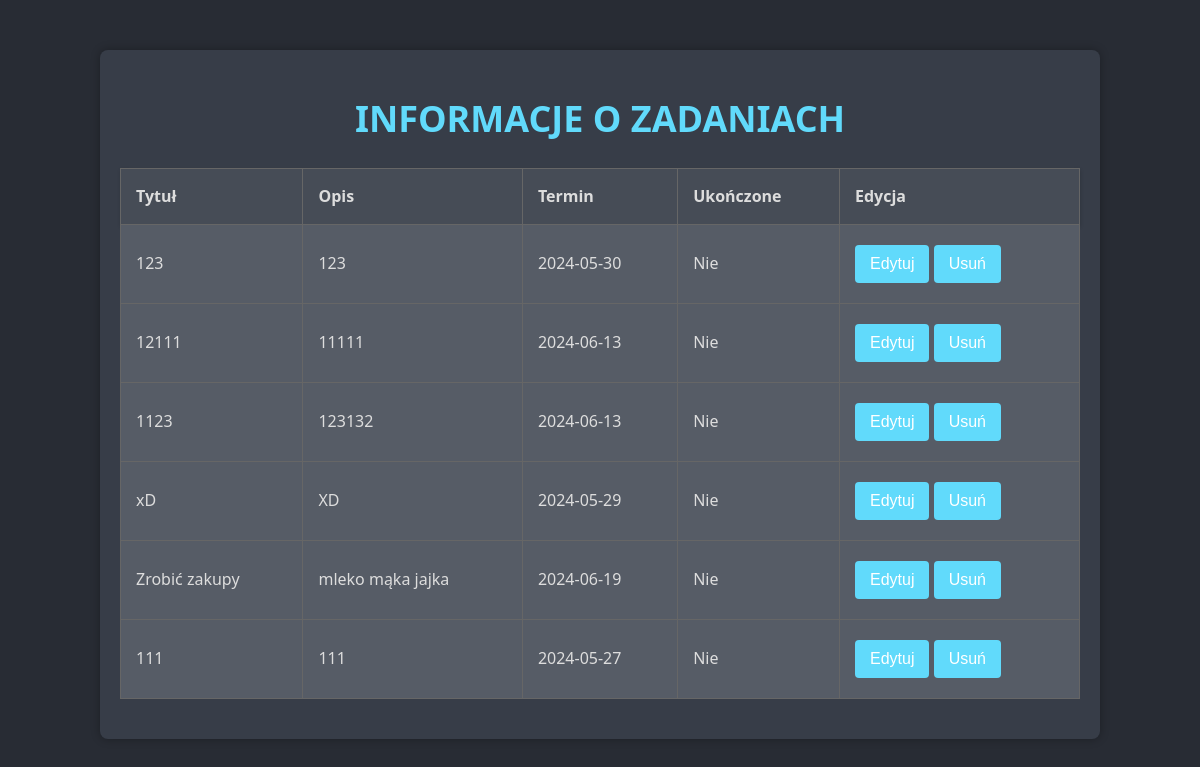
Page /task_info (signed in) on the earlier database version.
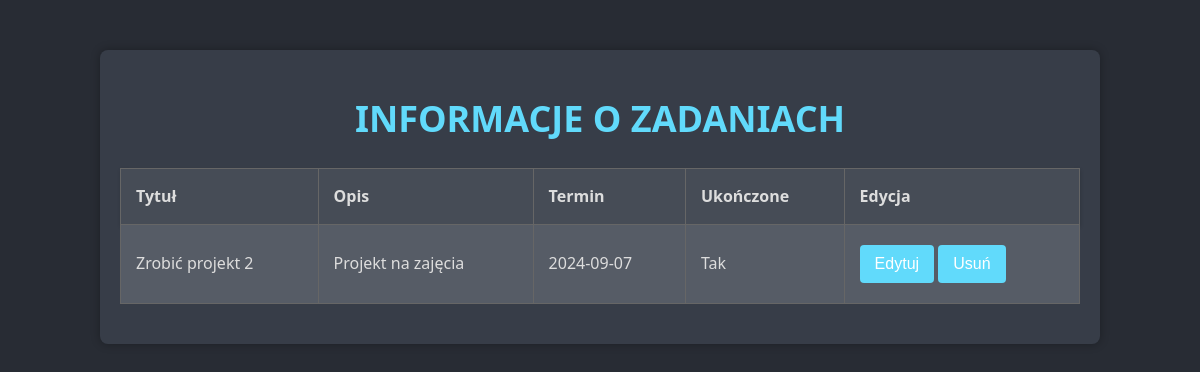
Same page on the later database version.
### tables this page shows
CREATE TABLE tasks (
                    id INTEGER PRIMARY KEY AUTOINCREMENT,
                    user_id INTEGER,
                    title TEXT,
                    description TEXT,
                    due_date TEXT,
                    is_completed BOOLEAN, image_path TEXT);

### app.py (the view)
@app.route('/task_info')
def task_info():
    if 'user_id' not in session:
        return redirect(url_for('login'))
    db = get_db()
    c = db.cursor()
    c.execute('SELECT id, title, description, due_date, is_completed FROM tasks WHERE user_id=?', (session['user_id'],))
    tasks = c.fetchall()
    return render_template('task_info.html', tasks=tasks)

### app.py (called while the page is built)
def get_db():
    db = getattr(g, '_database', None)
    if db is None:
        db = g._database = sqlite3.connect(DATABASE)
    return db

@app.teardown_appcontext
def close_connection(exception):
    db = getattr(g, '_database', None)
    if db is not None:
        db.close()

### templates/task_info.html (shortened to what this page needs)
<!DOCTYPE html>
<html lang="en">
<head>
    <link rel="stylesheet" href="../static/css/styles.css">
</head>
<body>
    <div class="container">
        <h1>Informacje o Zadaniach</h1>
        <table id="task-table">
            <thead>
                <tr>
                    <th>Tytuł</th>
                    <th>Opis</th>
                    <th>Termin</th>
                    <th>Ukończone</th>
                    <th>Edycja</th>
                </tr>
            </thead>
            <tbody id="task-list">
                {% for task in tasks %}
                <tr data-task-id="{{ task[0] }}">
                    <td>{{ task[1] }}</td>
                    <td>{{ task[2] }}</td>
                    <td>{{ task[3] }}</td>
                    <td>{{ 'Tak' if task[4] else 'Nie' }}</td>
                    <td>
                        <button class="edit-task">Edytuj</button>
                        <button class="delete-task">Usuń</button>
                    </td>
                </tr>
                {% endfor %}
            </tbody>
        </table>
    </div>
</body>
</html>

### static/css/styles.css (style rules this page uses)
body { font-family: 'Segoe UI', Tahoma, Geneva, Verdana, sans-serif; margin: 0; padding: 0; background-color: #282c34; color: #ddd; line-height: 1.6; }
h1, h2, h3, h4, h5, h6 { margin: 0 0 10px; padding: 0; }
h1 { font-size: 36px; color: #61dafb; text-align: center; margin-top: 20px; text-transform: uppercase; }
.container { width: 80%; margin: 50px auto; padding: 20px; background-color: #373d48; box-shadow: 0 0 10px rgba(0, 0, 0, 0.3); border-radius: 8px; text-align: center; }
button { display: inline-block; margin: 5px 0; padding: 10px 15px; background-color: #61dafb; color: #fff; border: none; cursor: pointer; font-size: 16px; border-radius: 4px; transition: background-color 0.3s; }
table { width: 100%; border-collapse: collapse; margin: 20px 0; background-color: #373d48; }
table, th, td { border: 1px solid #666; }
th, td { padding: 15px; text-align: left; }
th { background-color: #464c56; color: #ddd; position: sticky; top: 0; z-index: 1; }
td { background-color: #565c66; color: #ddd; transition: background-color 0.3s ease; }
thead { box-shadow: 0 2px 4px rgba(0, 0, 0, 0.2); }

Differences in the rows shown:
removed tasks: title "123", description "123", due_date "2024-05-30", is_completed "Nie"
removed tasks: title "12111", description "11111", due_date "2024-06-13", is_completed "Nie"
removed tasks: title "1123", description "123132", due_date "2024-06-13", is_completed "Nie"
removed tasks: title "xD", description "XD", due_date "2024-05-29", is_completed "Nie"
removed tasks: title "Zrobić zakupy", description "mleko mąka jajka", due_date "2024-06-19", is_completed "Nie"
removed tasks: title "111", description "111", due_date "2024-05-27", is_completed "Nie"
added tasks: title "Zrobić projekt 2", description "Projekt na zajęcia", due_date "2024-09-07", is_completed "Tak"
